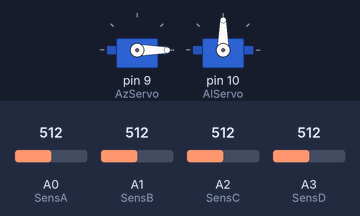
The sketch below on a simulated Arduino Uno, built with avr-gcc and run on an emulated ATmega328P. Parts: 2 × servo. Inputs (shaded band) come from the test bench; at power-on: A0 (SensA) = 512, A1 (SensB) = 512, A2 (SensC) = 512, A3 (SensD) = 512.

Above: at 9.2 s.
Timing chart, 0 to 10.7 s (numbered marks = the images above):
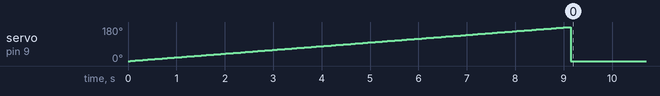

The sketch:

sweepSun_servo0.ino
```cpp
#include <Servo.h>
Servo AzServo;
Servo AlServo;

#define SensA A0
#define SensB A1
#define SensC A2
#define SensD A3

void setup()
{
  sweepSun();
}

void loop()
{

}

void sweepSun()
{
  Serial.begin(9600);
  AzServo.attach(9);
  AlServo.attach(10);

  //variables for loop 1
  int sunData[181];
  int positionData[181];
  int SenseAvg = 0;

  for (int i = 0; i <= 180; i++) //this block does the physical sweep of the panel to collect sun data at each position.
  {
    AzServo.write(i);
    delay(50); //allow time for the servo to reach the target position.
    SenseAvg = 0.25 * ( analogRead(SensA) + analogRead(SensB) + analogRead(SensC) + analogRead(SensD)); //use all 4 sensors to get an accurate reading of the sun.
    sunData[i] = SenseAvg; //save the data at that point to an array
    positionData[i] = i; //save the angle associated with that sun reading
  }

  // variables for loop 2
  int A = 0; // the trailing comparison
  int B = sunData[0]; // the leading comparison
  int sunMaxIndex = -1; // if this doesn't change, code will error on purpose to show that the if statement is dysfunctional
  int sunMaxOld = 0;
  int sunMaxNew = 0; // the result of comparing A and B
  int AIndex = -1; // pointer to extract value A from sunData (don't use until incremented into the scope of the array after 1 iteration of the loop)
  int BIndex = 0; // pointer to extract value B from sunData

  for (int j = 0; j <= 180; j++) //this block sorts through the 2 created arrays in order to find the highest value sun and turn to it.
  {
    sunMaxNew = max(A, B); // compare A to B and save the index of whichever is greater within the if statement
    if (sunMaxNew == B && sunMaxNew > sunMaxOld) // if the present (not past A) value was greater than the trailing, it is worth a look to see if it is greater than the old maximum. If so, we have a new high Sun value.
    {
      sunMaxIndex = j; // Think of the comparison as causal, if present index has a big value, save it and use to return to that degree position
      sunMaxOld = B; // Keep track of this new highest sun Value
    }
    //after comparison, move up the window.
    // Here's a visual: START [A] { [B] .. .. .. .. .. .. .. ---> .. .. END}
    //                  START .. { .. .. .. .. [A] [B] .. .. ---> .. .. END}
    AIndex++;
    BIndex++;
    A = sunData[AIndex]; // extract new A value
    B = sunData[BIndex]; // extract new B value
  }

  // After finding the index of the max sun, turn to it
  AzServo.write(positionData[sunMaxIndex]);

  //we have found the sun... transition to trackSun_servo();
}
```
